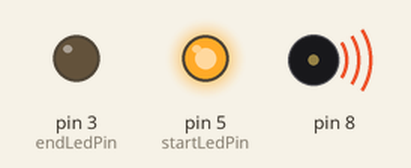
The sketch below on a simulated Arduino Uno, built with avr-gcc and run on an emulated ATmega328P. Shown: output pins drawn as LEDs (lit = HIGH), buzzer (waves = sounding).

Above: at 0.1 s.
At 3.8 s:
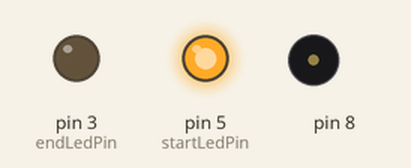
At 7.8 s:
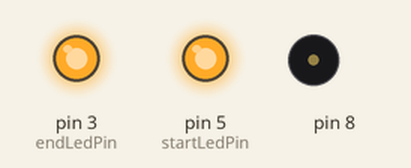
Timing chart, 0 to 9.3 s (numbered marks = the images above):
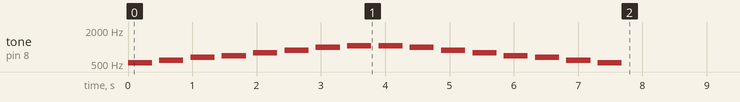

The sketch:

toneMelody01.ino
```cpp
// pitches.h 라이브러리를 포함합니다.
#include "pitches.h"

// 도레미파솔라시도의 음표를 정의합니다.
int melody[] = {
  NOTE_C5, NOTE_D5, NOTE_E5, NOTE_F5, NOTE_G5, NOTE_A5, NOTE_B5, NOTE_C6,
  NOTE_C6, NOTE_B5, NOTE_A5, NOTE_G5, NOTE_F5, NOTE_E5, NOTE_D5, NOTE_C5
};

// 음표의 길이를 정의합니다. 4 = 4분음표, 8 = 8분음표 등
int noteDurations[] = {
  4, 4, 4, 4, 4, 4, 4, 4,
  4, 4, 4, 4, 4, 4, 4, 4
};

// 시작시 점등할 LED의 핀 번호
const int startLedPin = 5;
// 재생 완료시 점등할 LED의 핀 번호
const int endLedPin = 3;

void setup() {
  // 핀을 출력으로 설정합니다.
  pinMode(startLedPin, OUTPUT);
  pinMode(endLedPin, OUTPUT);

  // 시작 LED를 꺼진 상태로 초기화합니다.
  digitalWrite(startLedPin, HIGH);
  // 종료 LED를 꺼진 상태로 초기화합니다.
  digitalWrite(endLedPin, LOW);

  // 멜로디를 연주합니다.
  for (int thisNote = 0; thisNote < 16; thisNote++) {
    // 음표의 연주 시간을 계산합니다.
    int noteDuration = 1500 / noteDurations[thisNote];
    // 음표를 발생시킵니다.
    tone(8, melody[thisNote], noteDuration);

    // 음과 음 사이의 쉬는 시간을 설정합니다.
    int pauseBetweenNotes = noteDuration * 1.30;
    // 쉬는 시간 동안 대기합니다.
    delay(pauseBetweenNotes);
    // 음표 연주를 중지합니다.
    noTone(8);
  }

  // 재생이 완료되면 LED 2개를 점등합니다.
  digitalWrite(startLedPin, OUTPUT);
  digitalWrite(endLedPin, HIGH);
}

void loop() {
  // 멜로디를 반복해서 연주하지 않습니다.
}
```

pitches.h
```cpp
/*************************************************
   Public Constants
 *************************************************/

#define NOTE_B0 31
#define NOTE_C1 33
#define NOTE_CS1 35
#define NOTE_D1 37
#define NOTE_DS1 39
#define NOTE_E1 41
#define NOTE_F1 44
#define NOTE_FS1 46
#define NOTE_G1 49
#define NOTE_GS1 52
#define NOTE_A1 55
#define NOTE_AS1 58
#define NOTE_B1 62
#define NOTE_C2 65
#define NOTE_CS2 69
#define NOTE_D2 73
#define NOTE_DS2 78
#define NOTE_E2 82
#define NOTE_F2 87
#define NOTE_FS2 93
#define NOTE_G2 98
#define NOTE_GS2 104
#define NOTE_A2 110
#define NOTE_AS2 117
#define NOTE_B2 123
#define NOTE_C3 131
#define NOTE_CS3 139
#define NOTE_D3 147
#define NOTE_DS3 156
#define NOTE_E3 165
#define NOTE_F3 175
#define NOTE_FS3 185
#define NOTE_G3 196
#define NOTE_GS3 208
#define NOTE_A3 220
#define NOTE_AS3 233
#define NOTE_B3 247
#define NOTE_C4 262
#define NOTE_CS4 277
#define NOTE_D4 294
#define NOTE_DS4 311
#define NOTE_E4 330
#define NOTE_F4 349
#define NOTE_FS4 370
#define NOTE_G4 392
#define NOTE_GS4 415
#define NOTE_A4 440
#define NOTE_AS4 466
#define NOTE_B4 494
#define NOTE_C5 523
#define NOTE_CS5 554
#define NOTE_D5 587
#define NOTE_DS5 622
#define NOTE_E5 659
#define NOTE_F5 698
#define NOTE_FS5 740
#define NOTE_G5 784
#define NOTE_GS5 831
#define NOTE_A5 880
#define NOTE_AS5 932
#define NOTE_B5 988
#define NOTE_C6 1047
#define NOTE_CS6 1109
#define NOTE_D6 1175
#define NOTE_DS6 1245
#define NOTE_E6 1319
#define NOTE_F6 1397
#define NOTE_FS6 1480
#define NOTE_G6 1568
#define NOTE_GS6 1661
#define NOTE_A6 1760
#define NOTE_AS6 1865
#define NOTE_B6 1976
#define NOTE_C7 2093
#define NOTE_CS7 2217
#define NOTE_D7 2349
#define NOTE_DS7 2489
#define NOTE_E7 2637
#define NOTE_F7 2794
#define NOTE_FS7 2960
#define NOTE_G7 3136
#define NOTE_GS7 3322
#define NOTE_A7 3520
#define NOTE_AS7 3729
#define NOTE_B7 3951
#define NOTE_C8 4186
#define NOTE_CS8 4435
#define NOTE_D8 4699
#define NOTE_DS8 4978
```
